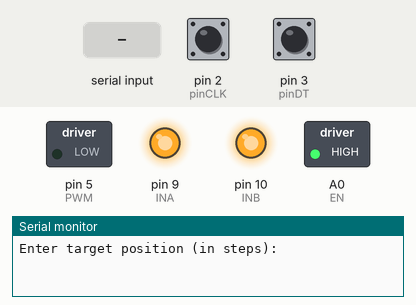
This sketch was run on a simulated Arduino Uno, built with avr-gcc and run on an emulated ATmega328P. Shown: switched loads named in the sketch (green lamp = pin HIGH), output pins drawn as LEDs (lit = HIGH), the last lines printed to the serial monitor. The test bench sets the inputs (shaded band); at power-on: pin 2 (pinCLK) HIGH, pin 3 (pinDT) HIGH.

Above: at 1.2 s.
1.3 s: pin 2 (pinCLK) pulled LOW for 0.15 s
At 2.9 s:
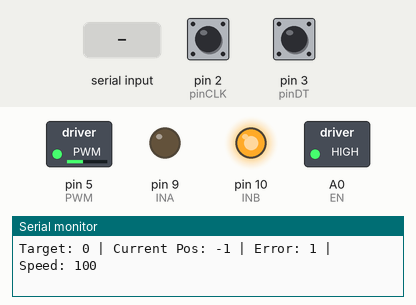
4.4 s: "90,45\n" received over Serial
At 4.9 s:
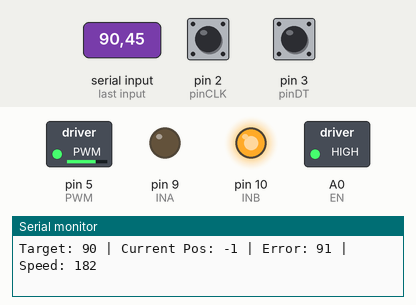
7.4 s: "200\n" received over Serial
At 8.5 s:
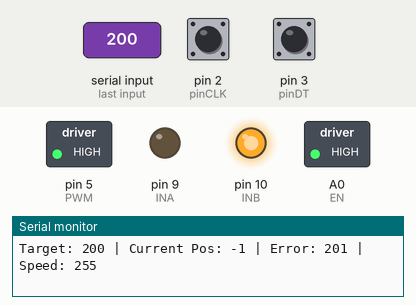
14.4 s: "30,150\n" received over Serial
Timing chart, 0 to 21.1 s (numbered marks = the images above; inputs shaded):
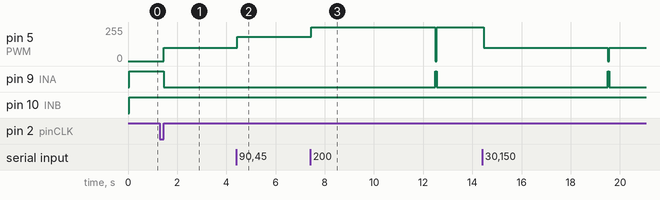

Measured:
- after the input at 1.3 s, pin 5 (PWM): 0/255 → 100/255 after 0.15 s; pin 9 (INA): HIGH → LOW after 0.15 s
- after the input at 4.4 s, pin 9 (INA): stays LOW (without the input it goes to HIGH after 2.1 s)

The sketch:

newcode_withoutpid.ino
```cpp
// === Pin Definitions ===
#define INA 9
#define INB 10
#define PWM 5
#define EN A0

#define pinCLK 2
#define pinDT 3

// === Encoder Variables ===
volatile long encoderPos = 0;
volatile int lastCLK = 0;

// === Motor Control Parameters ===
long targetPosition = 0;
const float Kp = 2.0; // Proportional gain
const int maxSpeed = 255;
const int minSpeed = 100;

unsigned long moveStartTime = 0;
const unsigned long moveTimeout = 5000; // Timeout in milliseconds (e.g., 5 seconds)


// === Timing ===
unsigned long lastControlTime = 0;
const unsigned long controlInterval = 50; // ms

void setup() {
  Serial.begin(9600);
  Serial.println("Enter target position (in steps):");

  // Motor pins
  pinMode(INA, OUTPUT);
  pinMode(INB, OUTPUT);
  pinMode(PWM, OUTPUT);
  pinMode(EN, OUTPUT);
  digitalWrite(EN, HIGH);

  // Encoder pins
  pinMode(pinCLK, INPUT_PULLUP);
  pinMode(pinDT, INPUT_PULLUP);
  attachInterrupt(digitalPinToInterrupt(pinCLK), readEncoder, CHANGE);
}

void loop() {
  // === Handle Serial Input ===
  if (Serial.available() > 0) {
  targetPosition = Serial.parseInt();
  Serial.readStringUntil('\n'); // clear buffer
  Serial.print("Target position set to: ");
  Serial.println(targetPosition);
  moveStartTime = millis(); // Start timeout timer
}

  //=== Run control loop at fixed interval ===
  unsigned long now = millis();
  if (now - lastControlTime >= controlInterval) {
    updateMotor();
    lastControlTime = now;
  }
}

// === Encoder ISR ===
void readEncoder() {
  int clkState = digitalRead(pinCLK);
  int dtState = digitalRead(pinDT);

  if (clkState != lastCLK) {
    if (dtState == clkState) {
      encoderPos--;  // adjust this based on motor/encoder wiring
    } else {
      encoderPos++;
    }
  }
  lastCLK = clkState;
}


// === Motor Control Function ===
void moveMotor(int direction, int speed) {
  speed = constrain(speed, 0, maxSpeed);

  if (direction == 1) {
    digitalWrite(INA, LOW);
    digitalWrite(INB, HIGH);
  } else if (direction == -1) {
    digitalWrite(INA, HIGH);
    digitalWrite(INB, LOW);
  } else {
    digitalWrite(INA, HIGH);
    digitalWrite(INB, HIGH);
    speed = 0;
  }

  analogWrite(PWM, speed);
}

void updateMotor() {
  static bool motorRunning = false;
  long currentPos;

  // Read encoder position atomically
  noInterrupts();
  currentPos = encoderPos;
  interrupts();

  long error = targetPosition - currentPos;
  int direction = (error > 0) ? 1 : (error < 0) ? -1 : 0;

  int speed = abs(error) * Kp;
  if (speed < minSpeed && error != 0) speed = minSpeed;
  if (speed > maxSpeed) speed = maxSpeed;

  unsigned long now = millis();

  // === Timeout condition ===
  if (motorRunning && (now - moveStartTime > moveTimeout)) {
    moveMotor(0, 0); // Stop motor
    Serial.println("⚠️ Timeout: Motor did not reach target in time.");
    motorRunning = false;
    return;
  }

  if (abs(error) < 1) {
    moveMotor(0, 0); // Stop
    if (motorRunning) {
      Serial.println("Motor stopped. Target position reached.");
      motorRunning = false;
    }
  } else {
    moveMotor(direction, speed);
    if (!motorRunning) {
      moveStartTime = now; // reset timer when movement starts
    }
    motorRunning = true;

    // Only print when motor is active
    Serial.print("Target: ");
    Serial.print(targetPosition);
    Serial.print(" | Current Pos: ");
    Serial.print(currentPos);
    Serial.print(" | Error: ");
    Serial.print(error);
    Serial.print(" | Speed: ");
    Serial.println(speed);
  }
}


// // === Control Loop ===
// void updateMotor() {
//   static bool motorRunning = false; // track motor state
//   long currentPos;

//   // Read encoder position atomically
//   noInterrupts();
//   currentPos = encoderPos;
//   interrupts();

//   long error = targetPosition - currentPos;
//   int direction = (error > 0) ? 1 : (error < 0) ? -1 : 0;

//   int speed = abs(error) * Kp;
//   if (speed < minSpeed && error != 0) speed = minSpeed;
//   if (speed > maxSpeed) speed = maxSpeed;

//   if (abs(error) < 1) {
//     moveMotor(0, 0); // Stop motor
//     if (motorRunning) {
//       Serial.println("Motor stopped. Target position reached.");
//       motorRunning = false;
//     }
//   } else {
//     moveMotor(direction, speed);
//     motorRunning = true;

//     // Only print when motor is active
//     Serial.print("Target: ");
//     Serial.print(targetPosition);
//     Serial.print(" | Current Pos: ");
//     Serial.print(currentPos);
//     Serial.print(" | Error: ");
//     Serial.print(error);
//     Serial.print(" | Speed: ");
//     Serial.println(speed);
//   }
// }
```
